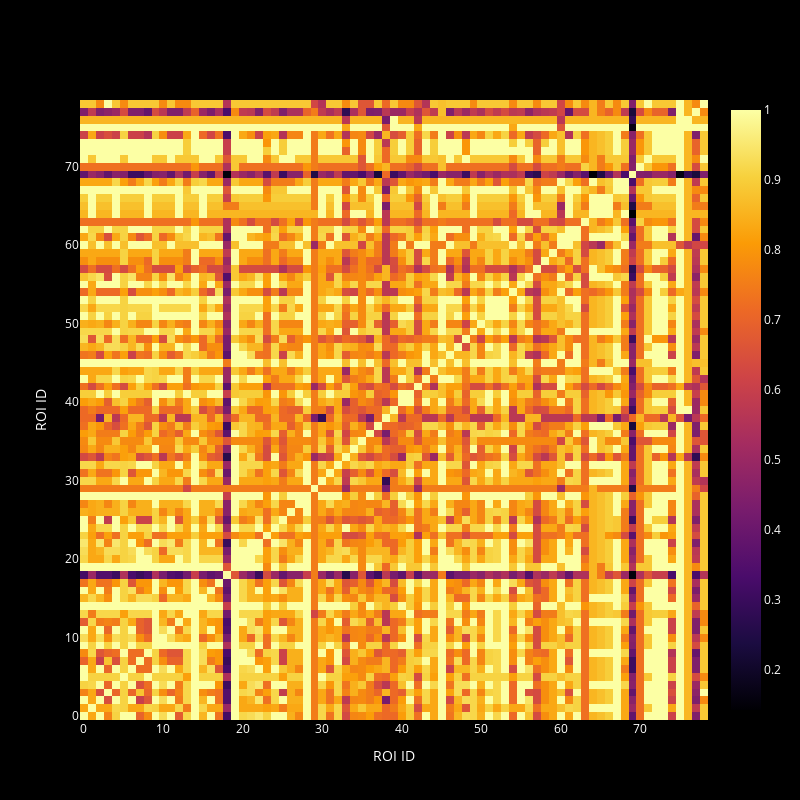

Notebook source saved alongside this figure:
### Code cell
import seaborn as sns

# Example usage
# Assuming 'data' is your N x T array of peak (0 and 1) data
# data = np.array(...)  # Replace with your actual data

aggregated_corr = aggregate_event_cross_correlation(PeakRegions, max_lag=15, aggregation='mean')

#Identify what value is on the diagonal and scale the matrix to be between 1 and 0 where the largest value is 1
diag_value = aggregated_corr[0, 0]
aggregated_corr = aggregated_corr / diag_value

#Save the aggregated_corr as csv
aggregated_corr_df = pd.DataFrame(aggregated_corr)
aggregated_corr_df.to_csv(os.path.join(data_output_dir, experiment_id + '_aggregated_corr.csv'), index=False)

# Use plotly to plot the heatmap
fig = go.Figure(data=go.Heatmap(z=aggregated_corr, colorscale='Inferno'))
fig.update_layout(width=800, height=800)
#make the plot dark
fig.update_layout(template='plotly_dark')
fig.update_layout(plot_bgcolor='black', paper_bgcolor='black', font=dict(color='white'))
#Add axis labels
fig.update_layout(xaxis_title='ROI ID')
fig.update_layout(yaxis_title='ROI ID')
fig.show()

### Figure 1 — Plotly figure (JSON) as saved in the notebook; plotly's stock layout.template omitted (floating-point values rounded to 4 significant figures; data arrays with more than 128 entries replaced by an {"elided": "..."} marker saying what was removed)
{"data": [{"colorscale": [[0, "#000004"], [0.1111, "#1b0c41"], [0.2222, "#4a0c6b"], [0.3333, "#781c6d"], [0.4444, "#a52c60"], [0.5556, "#cf4446"], [0.6667, "#ed6925"], [0.7778, "#fb9b06"], [0.8889, "#f7d13d"], [1, "#fcffa4"]], "type": "heatmap", "z": {"elided": "79x79 float values"}}], "layout": {"font": {"color": "white"}, "height": 800, "paper_bgcolor": "black", "plot_bgcolor": "black", "width": 800, "xaxis": {"title": {"text": "ROI ID"}}, "yaxis": {"title": {"text": "ROI ID"}}}}
